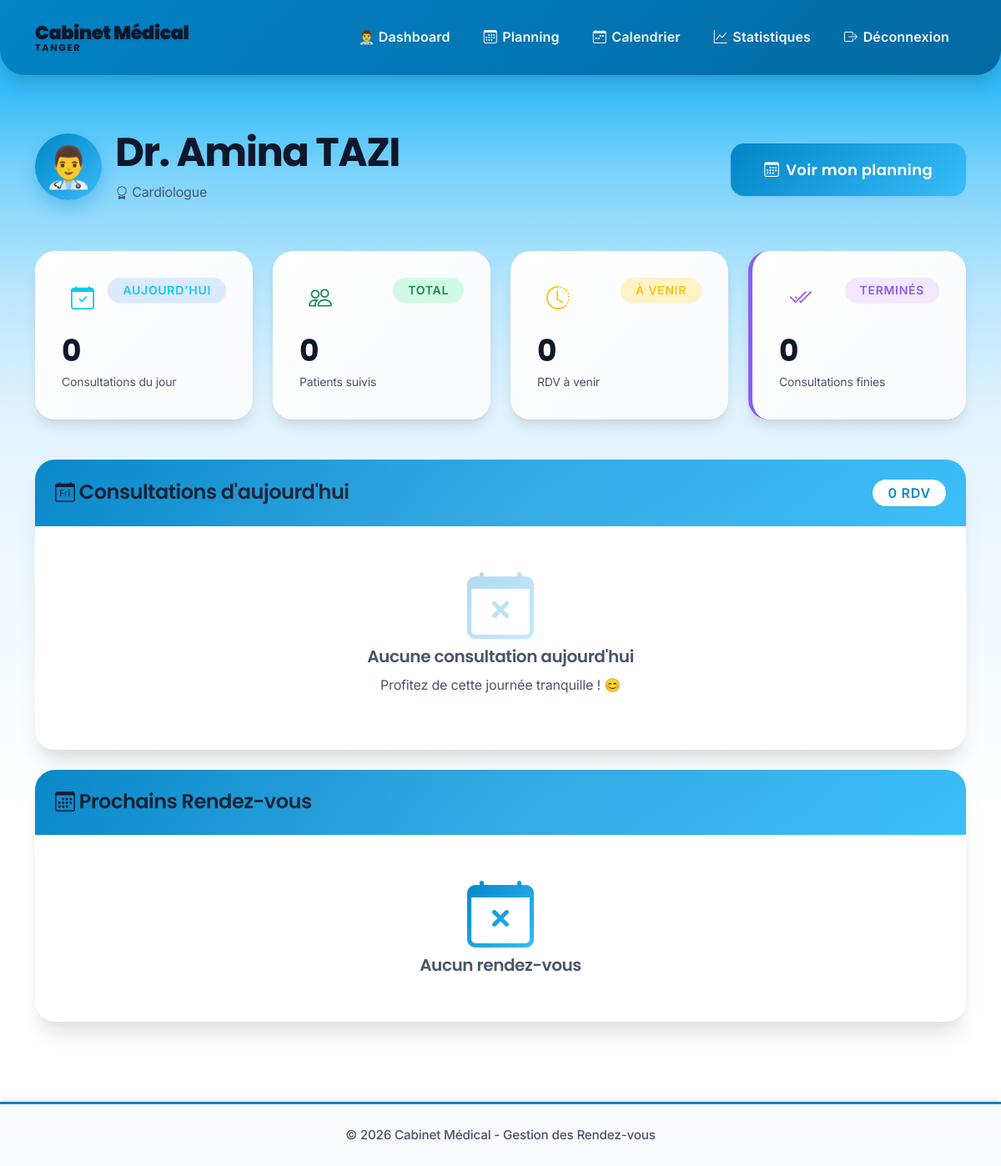
/medecin/dashboard (signed in), run on the app's committed database.
### models.py (models this page shows, shortened)
class User(UserMixin, db.Model):
    __tablename__ = 'users'
    id = db.Column(db.Integer, primary_key=True)
    email = db.Column(db.String(120), unique=True, nullable=False)
    password = db.Column(db.String(200), nullable=False)
    nom = db.Column(db.String(100), nullable=False)
    prenom = db.Column(db.String(100), nullable=False)
    role = db.Column(db.String(20), nullable=False)  # 'patient', 'medecin', 'secretaire', 'admin'
    actif = db.Column(db.Boolean, default=True)  # Compte actif ou non
    created_at = db.Column(db.DateTime, default=datetime.utcnow)
    last_login = db.Column(db.DateTime)
    patient = db.relationship('Patient', backref='user', uselist=False, cascade='all, delete-orphan')
    medecin = db.relationship('Medecin', backref='user', uselist=False, cascade='all, delete-orphan')
    secretaire = db.relationship('Secretaire', backref='user', uselist=False, cascade='all, delete-orphan')
    notifications = db.relationship('Notification', backref='user', lazy=True, cascade='all, delete-orphan')

class Medecin(db.Model):
    __tablename__ = 'medecins'
    id = db.Column(db.Integer, primary_key=True)
    user_id = db.Column(db.Integer, db.ForeignKey('users.id'), nullable=False)
    specialite = db.Column(db.String(100), nullable=False)
    telephone = db.Column(db.String(20))
    numero_ordre = db.Column(db.String(50))  # Numéro RPPS/ordre des médecins
    photo = db.Column(db.String(200))  # Chemin vers photo de profil
    bio = db.Column(db.Text)  # Biographie/présentation
    rendez_vous = db.relationship('RendezVous', backref='medecin', lazy=True)
    patients_traites = db.relationship('Patient', backref='medecin_traitant', lazy=True)

### app.py (the view)
@app.route('/medecin/dashboard')
@login_required
@role_required('medecin')
def medecin_dashboard():
    medecin = Medecin.query.filter_by(user_id=current_user.id).first()
    mes_rdv = RendezVous.query.filter_by(medecin_id=medecin.id).order_by(RendezVous.date.desc(), RendezVous.heure.desc()).all()
    aujourd_hui = date.today()
    rdv_aujourd_hui = [rdv for rdv in mes_rdv if rdv.date == aujourd_hui]
    total_patients = db.session.query(RendezVous.patient_id).filter_by(medecin_id=medecin.id).distinct().count()
    return render_template('medecin_dashboard.html',
                         medecin=medecin,
                         rdv=mes_rdv,
                         rdv_aujourd_hui=rdv_aujourd_hui,
                         total_patients=total_patients)

### app.py (called while the page is built)
@login_manager.user_loader
def load_user(user_id):
    return User.query.get(int(user_id))

def role_required(*roles):
    def decorator(f):
        @wraps(f)
        def decorated_function(*args, **kwargs):
            if not current_user.is_authenticated:
                flash('Veuillez vous connecter.', 'warning')
                return redirect(url_for('login'))
            if current_user.role not in roles:
                flash('Accès non autorisé.', 'danger')
                return redirect(url_for('index'))
            return f(*args, **kwargs)
        return decorated_function
    return decorator

### templates/medecin_dashboard.html (shortened to what this page needs)
{% extends "base.html" %}
{% block content %}
<div class="dashboard-header mb-5">
    <div class="row align-items-center">
        <div class="col-lg-8">
            <div class="d-flex align-items-center mb-2">
                <div class="doctor-avatar me-3">
                    👨‍⚕️
                </div>
                <div>
                    <h1 class="display-5 fw-bold mb-1">
                        Dr. {{ current_user.prenom }} {{ current_user.nom }}
                    </h1>
                    <p class="text-muted mb-0">
                        <i class="bi bi-award"></i> {{ medecin.specialite }}
                    </p>
                </div>
            </div>
        </div>
        <div class="col-lg-4 text-lg-end mt-3 mt-lg-0">
            <a href="{{ url_for('medecin_planning') }}" class="btn btn-primary btn-lg">
                <i class="bi bi-calendar3"></i> Voir mon planning
            </a>
        </div>
    </div>
</div>
<div class="row g-4 mb-5">
    <div class="col-lg-3 col-md-6">
        <div class="card stat-card info border-0">
            <div class="card-body">
                <div class="d-flex justify-content-between align-items-start mb-3">
                    <div class="stat-icon-small">
                        <i class="bi bi-calendar-check text-info"></i>
                    </div>
                    <span class="badge bg-info-subtle text-info">Aujourd'hui</span>
                </div>
                <h2 class="mb-1 fw-bold">{{ rdv_aujourdhui|length }}</h2>
                <p class="text-muted mb-0 small">Consultations du jour</p>
            </div>
        </div>
    </div>
    <div class="col-lg-3 col-md-6">
        <div class="card stat-card success border-0">
            <div class="card-body">
                <div class="d-flex justify-content-between align-items-start mb-3">
                    <div class="stat-icon-small">
                        <i class="bi bi-people text-success"></i>
                    </div>
                    <span class="badge bg-success-subtle text-success">Total</span>
                </div>
                <h2 class="mb-1 fw-bold">{{ patients_uniques|length }}</h2>
                <p class="text-muted mb-0 small">Patients suivis</p>
            </div>
        </div>
    </div>
    <div class="col-lg-3 col-md-6">
        <div class="card stat-card warning border-0">
            <div class="card-body">
                <div class="d-flex justify-content-between align-items-start mb-3">
                    <div class="stat-icon-small">
                        <i class="bi bi-clock-history text-warning"></i>
                    </div>
                    <span class="badge bg-warning-subtle text-warning">À venir</span>
                </div>
                <h2 class="mb-1 fw-bold">{{ mes_rdv|selectattr('statut', 'in', ['planifie', 'confirme'])|list|length }}</h2>
                <p class="text-muted mb-0 small">RDV à venir</p>
            </div>
        </div>
    </div>
    <div class="col-lg-3 col-md-6">
        <div class="card stat-card" style="border-left-color: #8b5cf6;" border-0">
            <div class="card-body">
                <div class="d-flex justify-content-between align-items-start mb-3">
                    <div class="stat-icon-small">
                        <i class="bi bi-check2-all" style="color: #8b5cf6;"></i>
                    </div>
                    <span class="badge" style="background: #f3e8ff; color: #8b5cf6;">Terminés</span>
                </div>
                <h2 class="mb-1 fw-bold">{{ mes_rdv|selectattr('statut', 'equalto', 'termine')|list|length }}</h2>
                <p class="text-muted mb-0 small">Consultations finies</p>
            </div>
        </div>
    </div>
</div>
<div class="row mb-4">
    <div class="col-12">
        <div class="card shadow-lg border-0">
            <div class="card-header text-white d-flex justify-content-between align-items-center">
                <h4 class="mb-0">
                    <i class="bi bi-calendar-day"></i> Consultations d'aujourd'hui
                </h4>
                <span class="badge bg-white text-primary fs-6">
                    {{ rdv_aujourdhui|length }} RDV
                </span>
            </div>
            <div class="card-body p-0">
                {% if rdv_aujourdhui %}
                <div class="table-responsive">
                    <table class="table table-hover mb-0">
                        <thead>
                            <tr>
                                <th>Heure</th>
                                <th>Patient</th>
                                <th>Contact</th>
                                <th>Motif</th>
                                <th>Statut</th>
                                <th>Action</th>
                            </tr>
                        </thead>
                        <tbody>
                            {% for rdv in rdv_aujourdhui %}
                            <tr class="rdv-row">
                                <td>
                                    <div class="time-badge">
                                        <i class="bi bi-clock"></i>
                                        <strong>{{ rdv.heure.strftime('%H:%M') }}</strong>
                                    </div>
                                </td>
                                <td>
                                    <div class="d-flex align-items-center">
                                        <div class="patient-avatar me-2">
                                            👤
                                        </div>
                                        <div>
                                            <strong>{{ rdv.patient.user.prenom }} {{ rdv.patient.user.nom }}</strong>
                                            <br>
                                            <small class="text-muted">{{ rdv.patient.date_naissance.strftime('%d/%m/%Y') }}</small>
                                        </div>
                                    </div>
                                </td>
                                <td>
                                    <small class="text-muted">
                                        <i class="bi bi-telephone"></i> {{ rdv.patient.telephone }}<br>
                                        <i class="bi bi-envelope"></i> {{ rdv.patient.user.email }}
                                    </small>
                                </td>
                                <td>{{ rdv.motif }}</td>
                                <td>
                                    {% if rdv.statut == 'planifie' %}
                                        <span class="badge bg-info">
                                            <i class="bi bi-hourglass-split"></i> Planifié
                                        </span>
                                    {% elif rdv.statut == 'confirme' %}
                                        <span class="badge bg-success">
                                            <i class="bi bi-check-circle"></i> Confirmé
                                        </span>
                                    {% elif rdv.statut == 'termine' %}
                                        <span class="badge bg-secondary">
                                            <i class="bi bi-check2-all"></i> Terminé
                                        </span>
                                    {% endif %}
                                </td>
                                <td>
                                    {% if rdv.statut != 'termine' %}
                                    <form method="POST" action="{{ url_for('terminer_rdv', rdv_id=rdv.id) }}" style="display: inline;">
                                        <button type="submit" class="btn btn-sm btn-success">
                                            <i class="bi bi-check-circle"></i> Terminer
                                        </button>
                                    </form>
                                    {% else %}
                                    <span class="text-muted small">Consultation terminée</span>
                                    {% endif %}
                                </td>
                            </tr>
                            {% endfor %}
                        </tbody>
                    </table>
                </div>
                {% else %}
                <div class="text-center py-5">
                    <div class="empty-state">
                        <i class="bi bi-calendar-x display-1 text-muted mb-3"></i>
                        <h5 class="text-muted">Aucune consultation aujourd'hui</h5>
                        <p class="text-muted">Profitez de cette journée tranquille ! 😊</p>
                    </div>
                </div>
                {% endif %}
            </div>
        </div>
    </div>
</div>
<div class="row">
    <div class="col-12">
        <div class="card shadow-lg border-0">
            <div class="card-header bg-primary text-white">
                <h4 class="mb-0">
                    <i class="bi bi-calendar3"></i> Prochains Rendez-vous
                </h4>
            </div>
            <div class="card-body p-0">
                {% if mes_rdv %}
                <div class="table-responsive">
                    <table class="table table-hover mb-0">
                        <thead>
                            <tr>
                                <th>Date</th>
                                <th>Heure</th>
                                <th>Patient</th>
                                <th>Motif</th>
                                <th>Statut</th>
                            </tr>
                        </thead>
                        <tbody>
                            {% for rdv in mes_rdv[:10] %}
                            <tr>
                                <td>
                                    <strong>{{ rdv.date.strftime('%d/%m/%Y') }}</strong>
                                </td>
                                <td>
                                    <span class="badge bg-primary">
                                        {{ rdv.heure.strftime('%H:%M') }}
                                    </span>
                                </td>
                                <td>
                                    <strong>{{ rdv.patient.user.prenom }} {{ rdv.patient.user.nom }}</strong>
                                </td>
                                <td>{{ rdv.motif }}</td>
                                <td>
                                    {% if rdv.statut == 'planifie' %}
                                        <span class="badge bg-info">Planifié</span>
                                    {% elif rdv.statut == 'confirme' %}
                                        <span class="badge bg-success">Confirmé</span>
                                    {% elif rdv.statut == 'termine' %}
                                        <span class="badge bg-secondary">Terminé</span>
                                    {% elif rdv.statut == 'annule' %}
                                        <span class="badge bg-danger">Annulé</span>
                                    {% endif %}
                                </td>
                            </tr>
                            {% endfor %}
                        </tbody>
                    </table>
                </div>
                {% else %}
                <div class="text-center py-5">
                    <i class="bi bi-calendar-x display-1 text-muted mb-3"></i>
                    <h5 class="text-muted">Aucun rendez-vous</h5>
                </div>
                {% endif %}
            </div>
        </div>
    </div>
</div>
{% endblock %}

### templates/medecin_dashboard.html (style rules this page uses)
.doctor-avatar { width: 80px; height: 80px; background: linear-gradient(135deg, #0284c7 0%, #38bdf8 100%); border-radius: 50%; display: flex; align-items: center; justify-content: center; font-size: 3rem; box-shadow: 0 10px 20px rgba(2, 132, 199, 0.3); }
.stat-icon-small { width: 50px; height: 50px; border-radius: var(--radius); display: flex; align-items: center; justify-content: center; background: rgba(255, 255, 255, 0.5); }
.stat-icon-small i { font-size: 1.75rem; }
.bg-info-subtle { background: #dbeafe !important; }
.bg-success-subtle { background: #d1fae5 !important; }
.bg-warning-subtle { background: #fef3c7 !important; }
.empty-state i { opacity: 0.3; }

### data on the page
User: prenom "Amina", nom "TAZI"
Medecin: specialite "Cardiologue"

### other printed values
{{ rdv_aujourdhui|length }} "0"
{{ patients_uniques|length }} "0"
{{ mes_rdv|selectattr('statut', 'equalto', 'termine')|list|length }} "0"
